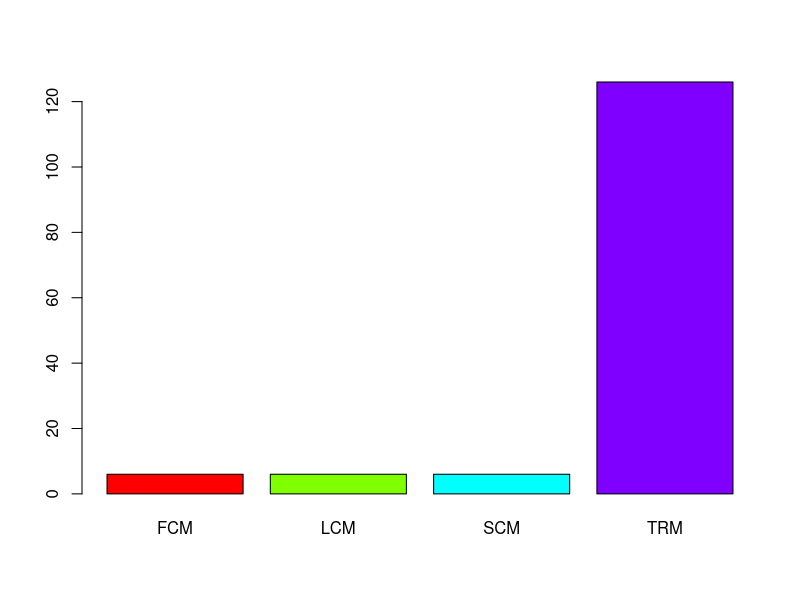
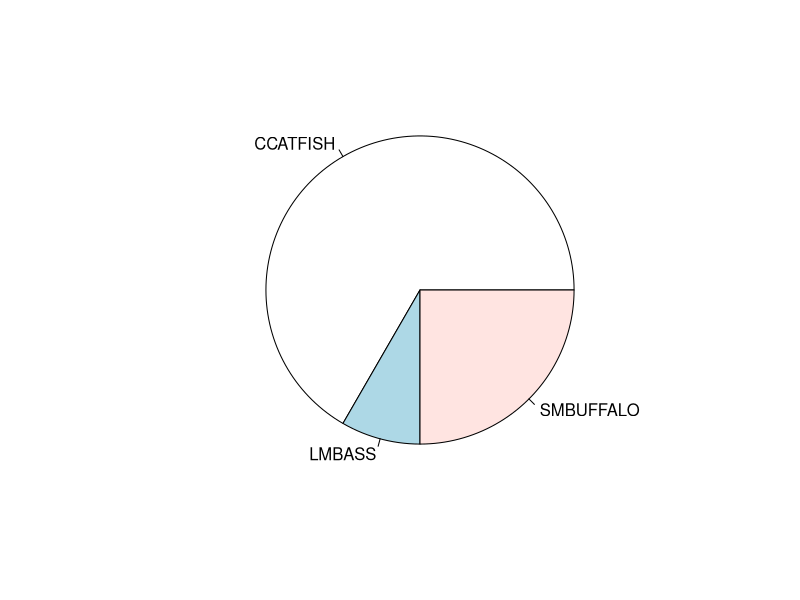
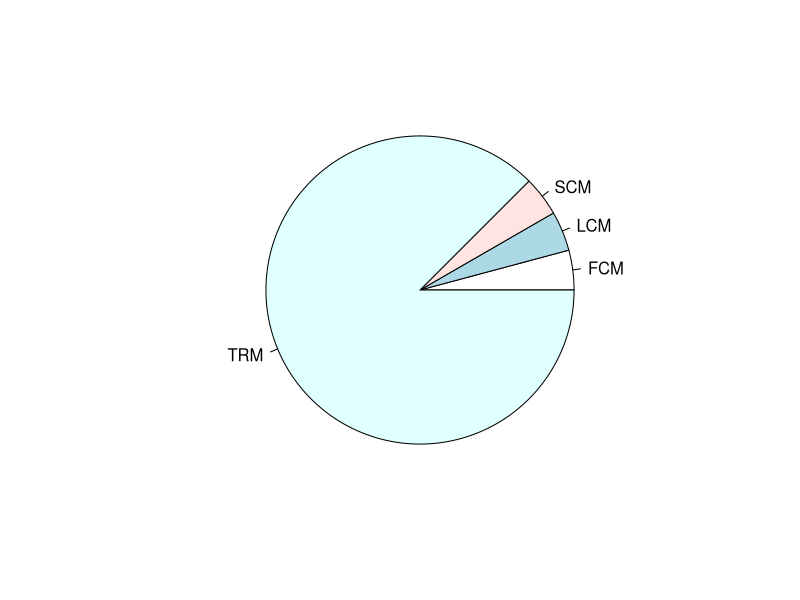
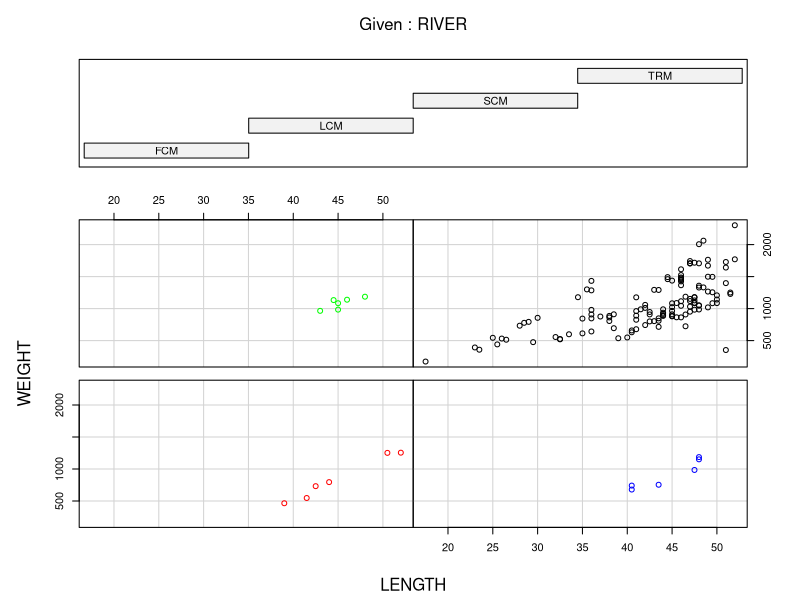
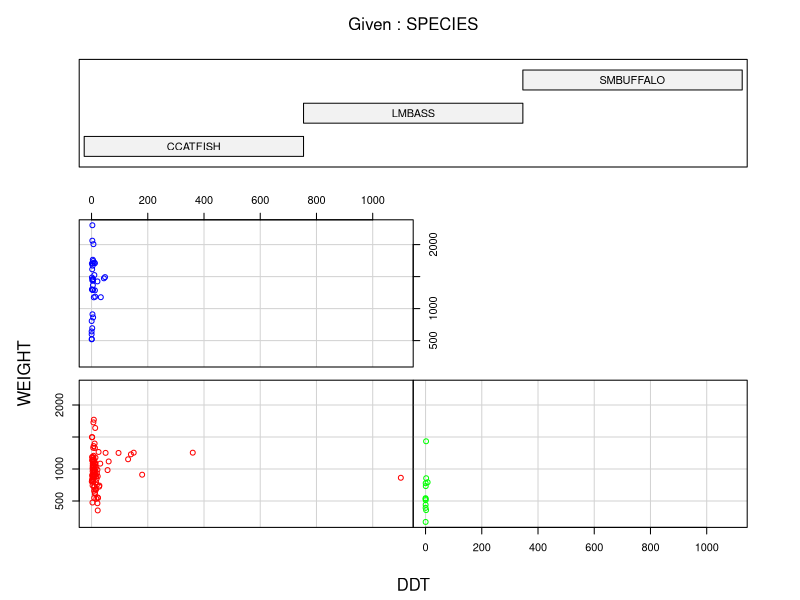

Write R code to recreate these figures, in order.
## ---- chunk 1

## ---- chunk 2
getwd()
## ---- chunk 3
ddt <- read.csv("DDT.csv")
head(ddt, n = 6) 
## ---- chunk 4
qual = ddt[, c(1 , 3)]
head(qual, n=0)
quant = ddt[, c(2 , 4, 5, 6)]
head(quant, n=0)
speciesVector <- c(with(ddt, table(SPECIES)))
print("Number of Species of Fish")
print(length(unique(speciesVector)))
bigbass=with(ddt, ddt[WEIGHT>800 & SPECIES=="LMBASS",])
print(bigbass)
riverscm = with(ddt, ddt[DDT>4.0 & RIVER=="SCM",])
print(riverscm)
mean(ddt[["LENGTH"]])
print(sd(ddt$WEIGHT))

## ---- chunk 5
rt =table(ddt[, c(1)])
print(rt)
## ---- chunk 6
barplot(rt,beside=TRUE,col=rainbow(4))
## ---- chunk 7
with(ddt,ddt[order(RIVER,SPECIES),])

## ---- chunk 8
st =table(ddt[, c(3)])
## ---- chunk 9
pie(st)
## ---- chunk 10
pie(rt)
## ---- chunk 11

## ---- chunk 12
rivcol=with(ddt, ifelse(RIVER=="FCM","Red",
                        ifelse(RIVER=="LCM","Blue",
                               ifelse(RIVER=="SCM","Green","Black"))))

coplot(WEIGHT~LENGTH|RIVER,data=ddt,col=rivcol)

## ---- chunk 13
fishcol=with(ddt,ifelse(SPECIES=="CCATFISH","Red",
                        ifelse(SPECIES=="SMBUFFALO","Blue","Green")))

coplot(WEIGHT~DDT|SPECIES,data=ddt,col=fishcol)

## ---- chunk 14

